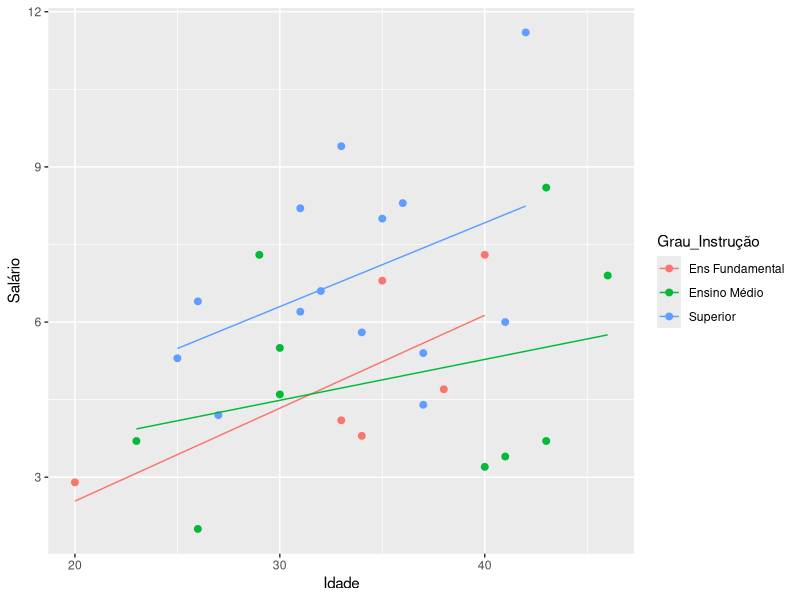
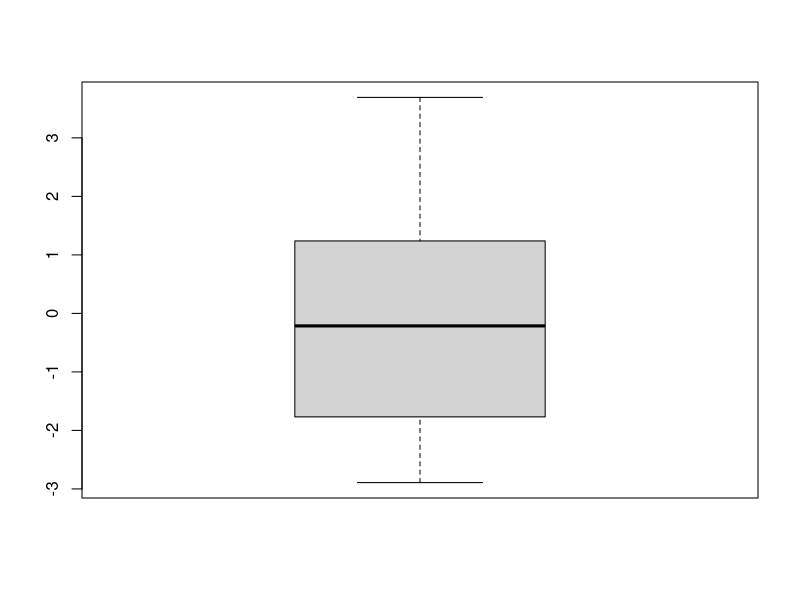
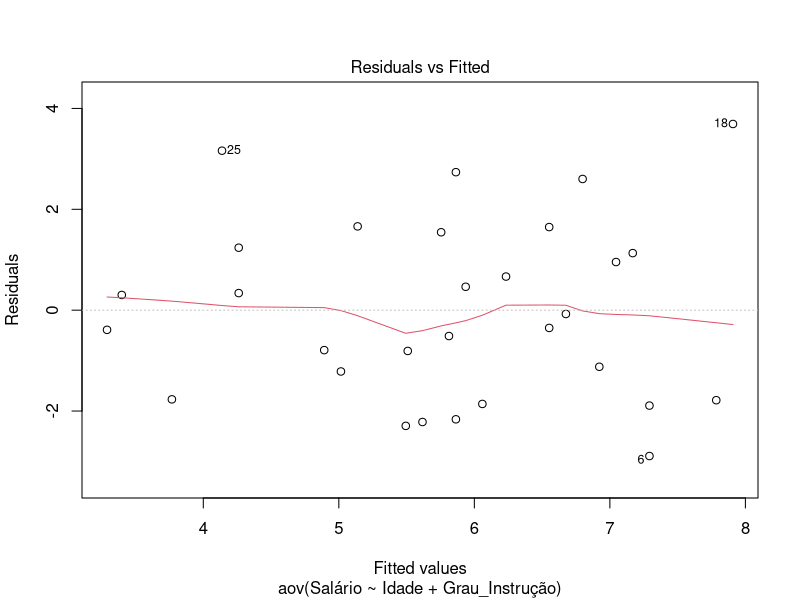

Here is the R script that generated these plots, in order:
## ---- chunk 1
dados <- data.frame(
  stringsAsFactors = T,
           Sujeito = c(1L,2L,3L,4L,5L,6L,7L,8L,
                       9L,10L,11L,12L,13L,14L,15L,16L,17L,18L,19L,
                       20L,21L,22L,23L,24L,25L,26L,27L,28L,29L,30L),
            Gênero = c("M","F","M","M","F","F",
                       "M","M","M","M","F","F","F","F","F","M","M","M",
                       "F","M","M","F","F","F","M","F","F","M","M",
                       "F"),
    Grau_Instrução = c("Superior","Superior",
                       "Superior","Ens Fundamental","Ensino Médio","Superior",
                       "Ens Fundamental","Superior","Superior","Ensino Médio",
                       "Superior","Ensino Médio","Ensino Médio","Ensino Médio",
                       "Ensino Médio","Superior","Superior","Superior",
                       "Ensino Médio","Ensino Médio","Ens Fundamental",
                       "Ens Fundamental","Ensino Médio","Superior","Ensino Médio",
                       "Ens Fundamental","Superior","Ens Fundamental","Superior",
                       "Superior"),
          n_Filhos = c(1L,0L,0L,0L,0L,2L,0L,0L,
                       1L,2L,0L,3L,0L,0L,1L,1L,0L,0L,2L,2L,2L,0L,
                       0L,2L,4L,1L,1L,0L,0L,1L),
             Idade = c(31L,25L,33L,20L,23L,37L,
                       38L,37L,34L,40L,41L,46L,26L,41L,43L,27L,26L,42L,
                       43L,30L,35L,33L,30L,32L,29L,40L,36L,34L,31L,
                       35L),
           Salário = c(8.2,5.3,9.4,2.9,3.7,4.4,
                       4.7,5.4,5.8,3.2,6,6.9,2,3.4,3.7,4.2,6.4,11.6,
                       8.6,5.5,6.8,4.1,4.6,6.6,7.3,7.3,8.3,3.8,6.2,8)
)
## ---- chunk 2
summary(dados)
## ---- chunk 3
summary(aov(Idade ~ Grau_Instrução, data = dados))
## ---- chunk 4
ggplot2::ggplot(
  dados,
  ggplot2::aes(
    x = Idade,
    y = Salário,
    group = Grau_Instrução,
    color = Grau_Instrução
  )
) +
  ggplot2::geom_point(size = 2) +
  ggplot2::geom_smooth(method = "lm", se = F, size = .5)

## ---- chunk 5
summary(aov(Salário ~ Grau_Instrução*Idade, dados))
## ---- chunk 6
car::Anova(aov(Salário ~ Grau_Instrução*Idade, dados), Type = "III")
## ---- chunk 7
car::leveneTest(Salário ~ Grau_Instrução, center = mean,  dados)
## ---- chunk 8
car::Anova(aov(Salário ~ Idade + Grau_Instrução, data = dados), type = "III")
## ---- chunk 9
shapiro.test(aov(Salário ~ Idade + Grau_Instrução, data = dados)$residuals)
## ---- chunk 10
boxplot(aov(Salário ~ Idade + Grau_Instrução, data = dados)$residuals)
## ---- chunk 11
plot(aov(Salário ~ Idade + Grau_Instrução, data = dados), which = 1)
